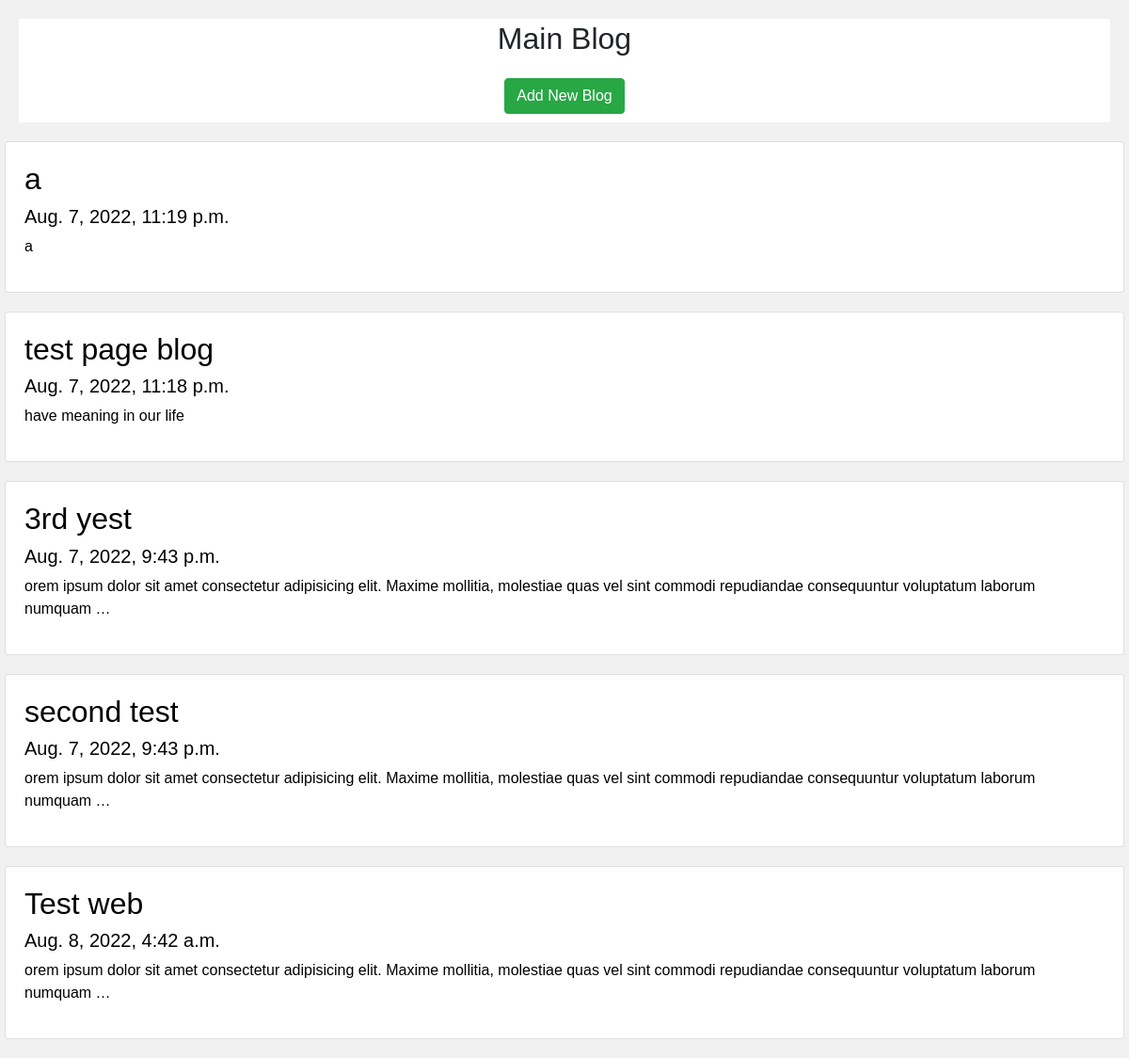
The page / on the database its author committed.
### posts/models.py (models this page shows)
class Post(models.Model):
    title=models.CharField(max_length=100)
    body=models.CharField(max_length=100000)
    created_At=models.DateTimeField(default=datetime.now,blank=True)

### posts/views.py (the view)
# urls.py: urlpatterns=[path('',views.index,name='index')
def index(request):
    posts=Post.objects.all()
    return render(request,'index.html',{
        'posts':posts
    })

### templates/index.html (shortened to what this page needs)
<!DOCTYPE html>
<html>
<head>
    <link rel="stylesheet" href="https://cdn.jsdelivr.net/npm/bootstrap@4.3.1/dist/css/bootstrap.min.css">
</head>
<body>
<div class="header">
  <h2>Main Blog</h2>
  <a href="/add">
    <button class="btn btn-success">Add New Blog</button>
  </a>
</div>
<div class="row">
  <div class="leftcolumn">
    {% for post in posts reversed %}
    <div class="card">
      <a style="text-decoration: none; color: black;" href="/post/{{post.id}}">
        <h2>{{post.title}}</h2>
        <h5>{{post.created_At}}</h5>
        <p>{{post.body|truncatewords:20}}</p>
      </a>
    </div>
    {% endfor %}
  </div>
</div>
</body>
</html>

### templates/index.html (style rules this page uses)
* { box-sizing: border-box; }
body { font-family: Arial; padding: 20px; background: #f1f1f1; }
.header { padding: 2px; font-size: 40px; text-align: center; background: white; }
.leftcolumn { float: left; width: 100%; }
.card { background-color: white; padding: 20px; margin-top: 20px; }
.row:after { content: ""; display: table; clear: both; }

### rows shown on the page
Post: title "a", created_At "Aug. 7, 2022, 11:19 p.m.", body "a"
Post: title "test page blog", created_At "Aug. 7, 2022, 11:18 p.m.", body "have meaning in our life"
Post: title "3rd yest", created_At "Aug. 7, 2022, 9:43 p.m.", body "orem ipsum dolor sit amet consectetur adipisicing elit. Maxime mollitia, molestiae quas vel sint commodi repudiandae consequuntur voluptatum laborum numquam …"
Post: title "second test", created_At "Aug. 7, 2022, 9:43 p.m.", body "orem ipsum dolor sit amet consectetur adipisicing elit. Maxime mollitia, molestiae quas vel sint commodi repudiandae consequuntur voluptatum laborum numquam …"
Post: title "Test web", created_At "Aug. 8, 2022, 4:42 a.m.", body "orem ipsum dolor sit amet consectetur adipisicing elit. Maxime mollitia, molestiae quas vel sint commodi repudiandae consequuntur voluptatum laborum numquam …"
